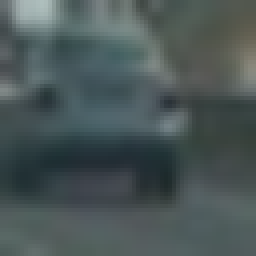
#> input picture data/vehicles/GTI_Far/image0024.png, 64 x 64 px (shown 4 times larger); its folder holds 3 pictures in this run
$ python classifier_training.py
#> lines starting #> are read from the running program, lines starting #| are printed output that depends on the picture
### lesson_functions.py
import cv2
import numpy as np

resize = cv2.resize
hstack = np.hstack


def bin_spatial(img, size=(32, 32)):
    color1 = resize(img[:, :, 0], size).ravel()
    color2 = resize(img[:, :, 1], size).ravel()
    color3 = resize(img[:, :, 2], size).ravel()
    return hstack((color1, color2, color3))


histogram = np.histogram
concatenate = np.concatenate


def color_hist(img, nbins=32):  # bins_range=(0, 256)
    # Compute the histogram of the color channels separately
    channel1_hist = histogram(img[:, :, 0], bins=nbins)
    channel2_hist = histogram(img[:, :, 1], bins=nbins)
    channel3_hist = histogram(img[:, :, 2], bins=nbins)

    # Concatenate the histograms into a single feature vector
    hist_features = concatenate((channel1_hist[0], channel2_hist[0], channel3_hist[0]))
    # Return the individual histograms, bin_centers and feature vector
    return hist_features

### classifier_training.py
import glob

import cv2
import numpy
import matplotlib.pyplot as plt
from skimage.feature import hog
from sklearn.decomposition import PCA
from sklearn.linear_model import LogisticRegression
from sklearn.metrics.classification import classification_report
from sklearn.model_selection import train_test_split
from sklearn.pipeline import make_pipeline
from sklearn.preprocessing.data import StandardScaler
from sklearn.svm import LinearSVC

from lesson_functions import color_hist, bin_spatial


def get_data():
    cars = glob.glob('data/vehicles/*/*.png')
    notcars = glob.glob('data/non-vehicles/*/*.png')

    paths = numpy.concatenate((notcars, cars))
    X = numpy.array(list(map(lambda x: cv2.cvtColor(cv2.imread(x), cv2.COLOR_BGR2RGB), paths)))
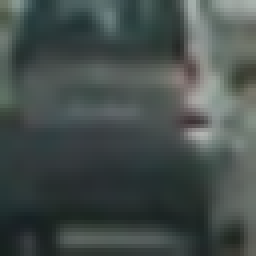
#> input picture data/vehicles/GTI_Far/image0073.png, 64 x 64 px (shown 4 times larger)
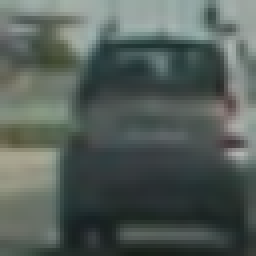
#> input picture data/vehicles/GTI_Far/image0075.png, 64 x 64 px (shown 4 times larger)
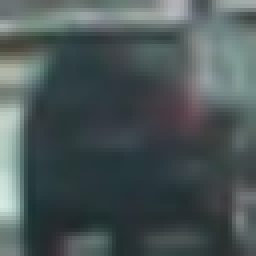
#> input picture data/vehicles/GTI_Left/image0023.png, 64 x 64 px (shown 4 times larger)
    y = numpy.array(([0] * len(notcars) + [1] * len(cars)))
    print(X.shape, y.shape)
#| (4, 64, 64, 3) (4,)
    return X, y


def get_hog_features(img, orient, pix_per_cell, cell_per_block, vis=False, feature_vec=True):
    if vis == True:
        features, hog_image = hog(img, orientations=orient, pixels_per_cell=(pix_per_cell, pix_per_cell),
                                  cells_per_block=(cell_per_block, cell_per_block), transform_sqrt=False,
                                  visualise=True, feature_vector=False, block_norm='L2')
        return features, hog_image
    else:
        features = hog(img, orientations=orient, pixels_per_cell=(pix_per_cell, pix_per_cell),
                       cells_per_block=(cell_per_block, cell_per_block), transform_sqrt=False,
                       visualise=False, feature_vector=feature_vec, block_norm='L2')
        return features


# def preprocess(image, vectorize=True):
#     # gray = cv2.cvtColor(image, cv2.COLOR_RGB2GRAY)
#     # gray = contrast_normalization(gray)
#     # image = cv2.cvtColor(image, cv2.COLOR_RGB2HLS)
#     # image = cv2.cvtColor(image, cv2.COLOR_RGB2HLS)
#     # image = cv2.cvtColor(image, cv2.COLOR_RGB2LUV)
#     image = cv2.cvtColor(image, cv2.COLOR_RGB2YCrCb)
#     orient = 9
#     pix_per_cell = 8
#     cell_per_block = 2
#     features = []
#     # for channel in range(image.shape[2]):
#     features.append(
#         get_hog_features(
#             image[:, :, 0],
#             orient,
#             pix_per_cell,
#             cell_per_block,
#             vis=False,
#             feature_vec=vectorize))
#     if vectorize:
#         return numpy.concatenate(features)
#     else:
#         return features

def preprocess(image, vectorize=True, training=True):
    # for_hog = cv2.cvtColor(image, cv2.COLOR_RGB2LUV)
    # for_hog = cv2.cvtColor(image, cv2.COLOR_RGB2YCrCb)
    for_hog = cv2.cvtColor(image, cv2.COLOR_RGB2GRAY)
    orient = 9
    pix_per_cell = 8
    cell_per_block = 2

    hog = get_hog_features(
        # for_hog[:, :, 0],
        for_hog,
        orient,
        pix_per_cell,
        cell_per_block,
        vis=False,
        feature_vec=vectorize)

    if training:
        hlsed = cv2.cvtColor(image, cv2.COLOR_RGB2HLS)
        hist_features = color_hist(hlsed, nbins=32)
        spatial_features = bin_spatial(hlsed, (16, 16))
        return numpy.concatenate((hog, hist_features, spatial_features))
        # return numpy.concatenate((hog, hist_features))
    else:
        return hog


def train(X, y):
    random_state = numpy.random.randint(0, 100000, 1)[0]
    X = numpy.array(list(map(preprocess, X)))
    X_train, X_test, y_train, y_test = train_test_split(X, y, stratify=y, train_size=0.8, random_state=random_state)
    print(X_train.shape)

    pipeline = make_pipeline(
        # PCA(n_components=500, whiten=True),
        StandardScaler(),
        # LogisticRegression(C=0.001, n_jobs=-1, class_weight={0: 10, 1: 1})
        LinearSVC(C=0.001, class_weight={0: 10, 1: 1})
        # LinearSVC()
    )

    pipeline.fit(X_train, y_train)
    print(classification_report(y_test, pipeline.predict(X_test)))
    pipeline.fit(X, y)
    return pipeline


# [86 lines left out: functions train2, slide_window, search_windows, draw_boxes, not called in this run]


if __name__ == '__main__':
    X, y = get_data()
#> y = [1, 1, 1, 1]
    pipeline = train(X, y)
#> in get_hog_features, `features = hog(img, orientations=orient, pixels_per_cell=(pix_per_cell..`: features = 1764 values, max 0.883 at index 985, min 0 at index 1, mean 0.0947
#> in preprocess, `hog = get_hog_features(`: hog has the same summary as features in get_hog_features
#> in preprocess, `hlsed = cv2.cvtColor(image, cv2.COLOR_RGB2HLS)`: hlsed: shape (64, 64, 3); mean of channels 0, 1, 2 86.9, 81.4, 25.2
#> in color_hist, `hist_features = concatenate((channel1_hist[0], channel2_hist[0], chann..`: hist_features = 96 values, max 728 at index 42, min 2 at index 55, mean 128
#> in bin_spatial, `color1 = resize(img[:, :, 0], size).ravel()`: color1 = 256 values, max 108 at index 181, min 25 at index 63, mean 87.08
#> in bin_spatial, `color2 = resize(img[:, :, 1], size).ravel()`: color2 = 256 values, max 179 at index 2, min 38 at index 186, mean 81.4
#> in bin_spatial, `color3 = resize(img[:, :, 2], size).ravel()`: color3 = 256 values, max 62 at index 147, min 5 at index 76, mean 25.39
#> in preprocess, `spatial_features = bin_spatial(hlsed, (16, 16))`: spatial_features = 768 values, max 179 at index 258, min 5 at index 588, mean 64.62
#> in preprocess (call 2), `hlsed = cv2.cvtColor(image, cv2.COLOR_RGB2HLS)`: hlsed: shape (64, 64, 3); mean of channels 0, 1, 2 79.8, 73.6, 21.5
#> in preprocess (call 3), `hlsed = cv2.cvtColor(image, cv2.COLOR_RGB2HLS)`: hlsed: shape (64, 64, 3); mean of channels 0, 1, 2 74.7, 88.6, 22.2
#> in preprocess (call 4), `hlsed = cv2.cvtColor(image, cv2.COLOR_RGB2HLS)`: hlsed: shape (64, 64, 3); mean of channels 0, 1, 2 93.5, 81.8, 27.9
#> in train, `X_train, X_test, y_train, y_test = train_test_split(X, y, stratify=y, ..`: y_train = [1, 1, 1]; y_test = [1]
#| (3, 2628)
#> (the run stopped early here; a loop or call above may not have finished)
